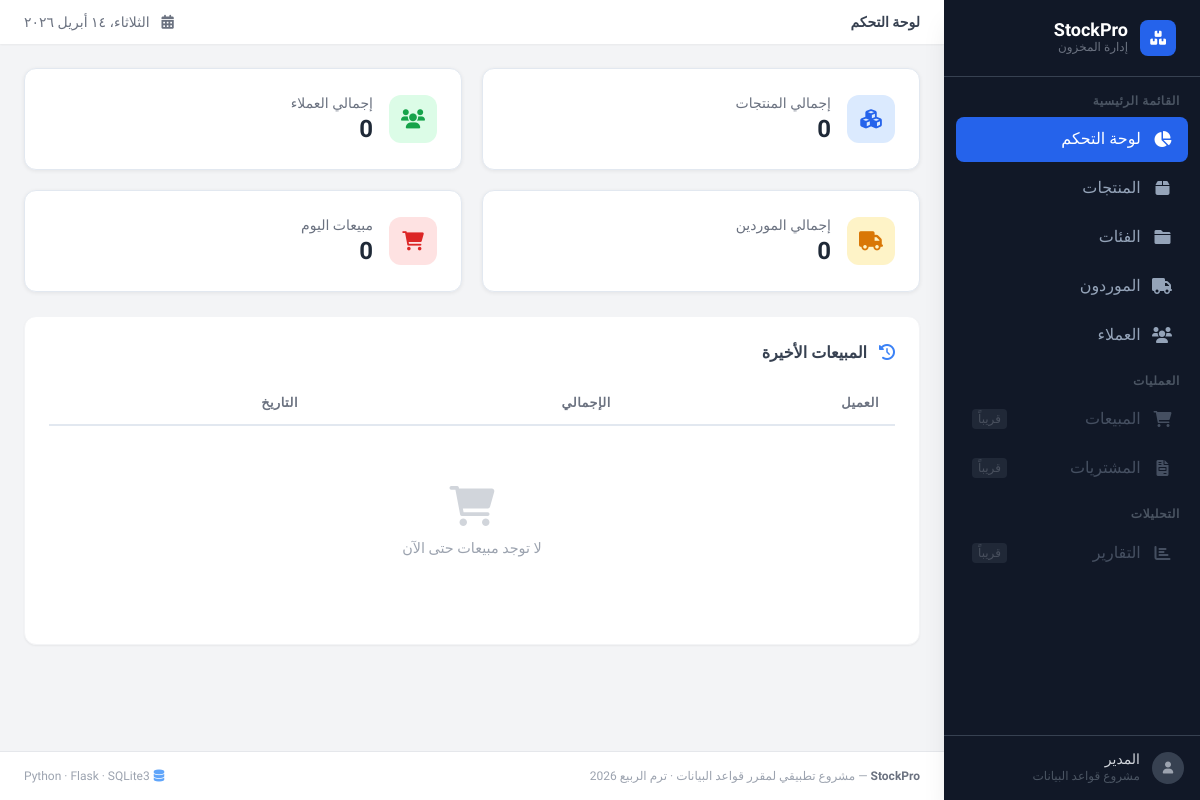
/, run on an earlier commit of the app's database.
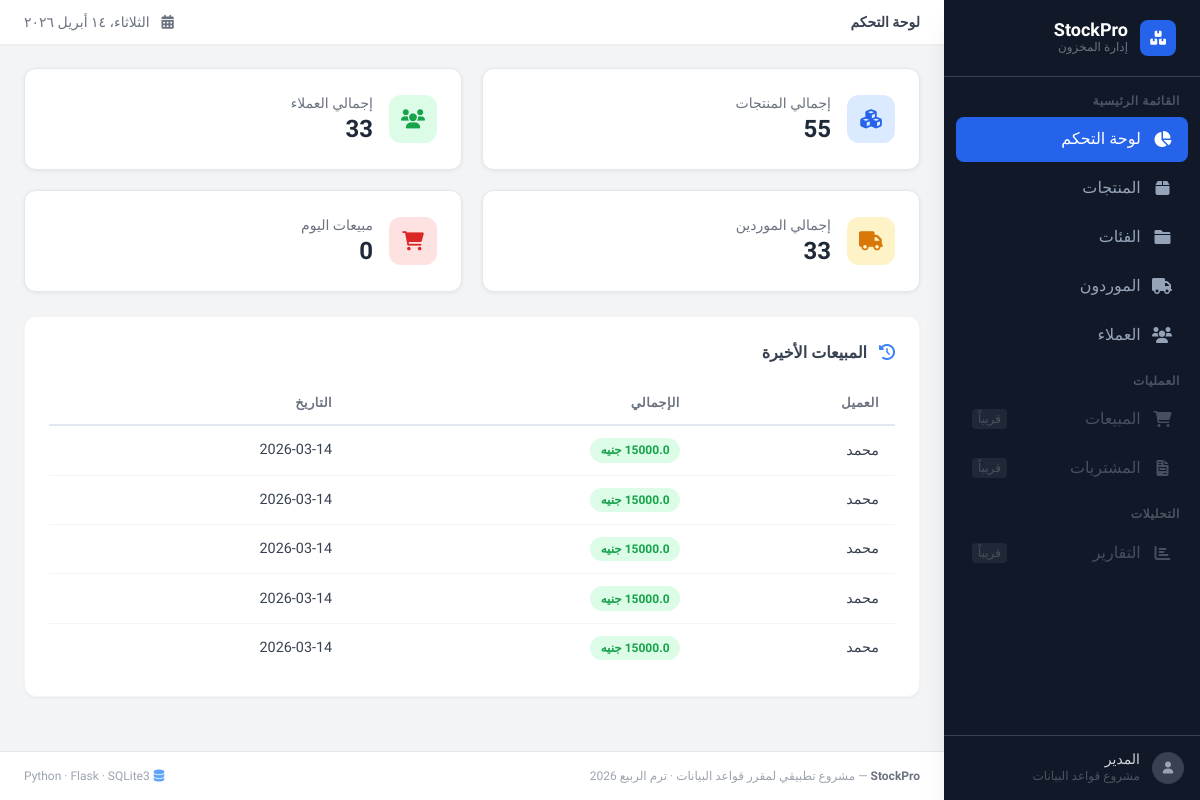
And on a later commit of the database.
### tables this page shows
CREATE TABLE sales (
    id integer primary key autoincrement,
    customer_id integer not null,
    sale_date text not null,
    total_amount real not null,
    info text,
    FOREIGN KEY (customer_id) REFERENCES customers(id)
);

CREATE TABLE customers ( --جدول العملاء
    id integer primary key autoincrement,
    name text not null,
    phone_number text,
    email text,
    address text
);

### app.py (the view)
@stokpro.route('/')
def dashboard():
    conn = get_db_connection()
    products_count = conn.execute('SELECT COUNT(*) FROM products').fetchone()[0]
    customers_count = conn.execute('SELECT COUNT(*) FROM customers').fetchone()[0]
    suppliers_count = conn.execute('SELECT COUNT(*) FROM suppliers').fetchone()[0]
    today_sales_count = conn.execute("SELECT COUNT(*) FROM sales WHERE strftime('%Y-%m-%d', sale_date) = date('now')").fetchone()[0] or 0
    recent_sales = conn.execute('''
        SELECT
            s.id,
            s.sale_date,
            s.total_amount,
            c.name as customer_name
        FROM sales s
        JOIN customers c ON s.customer_id = c.id
        ORDER BY s.sale_date DESC
        LIMIT 5
    ''').fetchall()
    conn.close()
    data = {
        'total_products': products_count,
        'total_customers': customers_count,
        'total_suppliers': suppliers_count,
        'today_sales': today_sales_count,
        'recent_sales': recent_sales
    }
    return render_template('dashboard.html', **data)

### app.py (called while the page is built)
def get_db_connection():
    conn = sqlite3.connect('database/stockpro.db')
    conn.row_factory = sqlite3.Row
    return conn

### templates/dashboard.html
{% extends "base.html" %}
{% block page_title %}لوحة التحكم{% endblock %}
{% block content %}
<div class="grid grid-cols-1 sm:grid-cols-2 xl:grid-cols-4 gap-5 mb-6">
    <div class="stat-card fade-in-up flex items-center gap-4">
        <div class="stat-icon products">
            <i class="fas fa-cubes"></i>
        </div>
        <div>
            <p class="text-sm text-gray-500 font-medium">إجمالي المنتجات</p>
            <p class="text-2xl font-bold text-gray-800">{{ total_products }}</p>
        </div>
    </div>
    <div class="stat-card fade-in-up flex items-center gap-4">
        <div class="stat-icon customers">
            <i class="fas fa-users"></i>
        </div>
        <div>
            <p class="text-sm text-gray-500 font-medium">إجمالي العملاء</p>
            <p class="text-2xl font-bold text-gray-800">{{ total_customers }}</p>
        </div>
    </div>
    <div class="stat-card fade-in-up flex items-center gap-4">
        <div class="stat-icon suppliers">
            <i class="fas fa-truck"></i>
        </div>
        <div>
            <p class="text-sm text-gray-500 font-medium">إجمالي الموردين</p>
            <p class="text-2xl font-bold text-gray-800">{{ total_suppliers }}</p>
        </div>
    </div>
    <div class="stat-card fade-in-up flex items-center gap-4">
        <div class="stat-icon sales">
            <i class="fas fa-shopping-cart"></i>
        </div>
        <div>
            <p class="text-sm text-gray-500 font-medium">مبيعات اليوم</p>
            <p class="text-2xl font-bold text-gray-800">{{ today_sales }}</p>
        </div>
    </div>
</div>
<div class="bg-white rounded-xl shadow-sm border border-gray-100 p-6">
    <h3 class="text-base font-bold text-gray-700 mb-4">
        <i class="fas fa-clock-rotate-left text-blue-500 ml-2"></i>
        المبيعات الأخيرة
    </h3>
    <div class="overflow-x-auto">
        <table class="table-auto w-full">
            <thead>
                <tr>
                    <th>العميل</th>
                    <th>الإجمالي</th>
                    <th>التاريخ</th>
                </tr>
            </thead>
            <tbody>
                {% if recent_sales %}
                    {% for sale in recent_sales %}
                    <tr>
                        <td class="font-medium">{{ sale.customer_name }}</td>
                        <td>
                            <span class="badge badge-success">{{ sale.total_amount }} جنيه</span>
                        </td>
                        <td class="text-gray-400 text-sm">{{ sale.sale_date }}</td>
                    </tr>
                    {% endfor %}
                {% else %}
                <tr>
                    <td colspan="3">
                        <div class="empty-state">
                            <i class="fas fa-shopping-cart"></i>
                            لا توجد مبيعات حتى الآن
                        </div>
                    </td>
                </tr>
                {% endif %}
            </tbody>
        </table>
    </div>
</div>
{% endblock %}

### templates/base.html (shortened to what this page needs)
<!DOCTYPE html>
<html lang="ar" dir="rtl">
<head>
    <script src="https://cdn.tailwindcss.com"></script>
    <link rel="stylesheet" href="https://cdnjs.cloudflare.com/ajax/libs/font-awesome/6.0.0/css/all.min.css">
    <link rel="stylesheet" href="{{ url_for('static', filename='style.css') }}">
</head>
<body class="bg-gray-100 min-h-screen">
<div class="flex min-h-screen">
    <aside class="w-64 bg-gray-900 flex flex-col fixed top-0 right-0 h-full z-50 shadow-xl">
        <div class="px-6 py-5 border-b border-gray-700">
            <div class="flex items-center gap-3">
                <div class="w-9 h-9 bg-blue-600 rounded-lg flex items-center justify-center">
                    <i class="fas fa-boxes text-white text-sm"></i>
                </div>
                <div>
                    <h1 class="text-white font-bold text-lg leading-none">StockPro</h1>
                    <p class="text-gray-500 text-xs">إدارة المخزون</p>
                </div>
            </div>
        </div>
        <nav class="flex-1 px-3 py-4 overflow-y-auto space-y-1">
            <p class="text-gray-600 text-xs font-semibold uppercase px-2 mb-2 tracking-wider">القائمة الرئيسية</p>
            <a href="{{ url_for('dashboard') }}"
               class="sidebar-link {% if request.endpoint == 'dashboard' %}active{% endif %}">
                <i class="fas fa-chart-pie"></i>
                <span>لوحة التحكم</span>
            </a>
            <a href="{{ url_for('productPage') }}"
               class="sidebar-link {% if request.endpoint == 'productPage' %}active{% endif %}">
                <i class="fas fa-box"></i>
                <span>المنتجات</span>
            </a>
            <a href="{{ url_for('categoriesPage') }}"
               class="sidebar-link {% if request.endpoint == 'categoriesPage' %}active{% endif %}">
                <i class="fas fa-folder"></i>
                <span>الفئات</span>
            </a>
            <a href="{{ url_for('suppliersPage') }}"
            class="sidebar-link {% if request.endpoint == 'suppliersPage' %}active{% endif %}">
                <i class="fas fa-truck"></i>
                <span>الموردون</span>
            </a>
            <a href="{{ url_for('customersPage') }}"
               class="sidebar-link {% if request.endpoint == 'customersPage' %}active{% endif %}">
                <i class="fas fa-users"></i>
                <span>العملاء</span>
            </a>
            <div class="pt-3">
                <p class="text-gray-600 text-xs font-semibold uppercase px-2 mb-2 tracking-wider">العمليات</p>
            </div>
            <a href="#" class="sidebar-link disabled">
                <i class="fas fa-shopping-cart"></i>
                <span>المبيعات</span>
                <span class="mr-auto text-xs bg-gray-700 text-gray-400 px-1.5 py-0.5 rounded">قريباً</span>
            </a>
            <a href="#" class="sidebar-link disabled">
                <i class="fas fa-file-invoice"></i>
                <span>المشتريات</span>
                <span class="mr-auto text-xs bg-gray-700 text-gray-400 px-1.5 py-0.5 rounded">قريباً</span>
            </a>
            <div class="pt-3">
                <p class="text-gray-600 text-xs font-semibold uppercase px-2 mb-2 tracking-wider">التحليلات</p>
            </div>
            <a href="#" class="sidebar-link disabled">
                <i class="fas fa-chart-bar"></i>
                <span>التقارير</span>
                <span class="mr-auto text-xs bg-gray-700 text-gray-400 px-1.5 py-0.5 rounded">قريباً</span>
            </a>
        </nav>
        <div class="px-4 py-4 border-t border-gray-700">
            <div class="flex items-center gap-3">
                <div class="w-8 h-8 bg-gray-700 rounded-full flex items-center justify-center">
                    <i class="fas fa-user text-gray-400 text-xs"></i>
                </div>
                <div>
                    <p class="text-gray-300 text-sm font-medium leading-none">المدير</p>
                    <p class="text-gray-600 text-xs mt-0.5">مشروع قواعد البيانات</p>
                </div>
            </div>
        </div>
    </aside>
    <div class="flex-1 flex flex-col mr-64">
        <header class="bg-white shadow-sm sticky top-0 z-40 px-6 py-3 flex items-center justify-between">
            <h2 class="text-gray-700 font-semibold text-sm">
                {% block page_title %}{% endblock %}
            </h2>
            <div class="flex items-center gap-3 text-gray-500 text-sm">
                <i class="fas fa-calendar-alt"></i>
                <span id="current-date"></span>
            </div>
        </header>
        <main class="flex-1 p-6">
            {% block content %}{% endblock %}
        </main>
        <footer class="bg-white border-t border-gray-200 px-6 py-4">
            <div class="flex items-center justify-between text-xs text-gray-400">
                <span>
                    <span class="font-semibold text-gray-500">StockPro</span> — مشروع تطبيقي لمقرر قواعد البيانات · ترم الربيع 2026
                </span>
                <span class="flex items-center gap-1">
                    <i class="fas fa-database text-blue-400"></i>
                    Python · Flask · SQLite3
                </span>
            </div>
        </footer>
    </div>
</div>
</body>
</html>

### static/style.css (style rules this page uses)
:root { --primary: #2563eb; --success: #10b981; --warning: #f59e0b; --danger: #ef4444; --dark: #1f2937; --transition: all 0.25s ease; }
* { font-family: 'Cairo', sans-serif; box-sizing: border-box; }
body { direction: rtl; background-color: #f1f5f9; }
.sidebar-link { display: flex; align-items: center; gap: 0.75rem; padding: 0.65rem 1rem; border-radius: 0.5rem; color: #94a3b8; font-weight: 500; text-decoration: none; transition: var(--transition); }
.sidebar-link.active { background-color: var(--primary); color: #ffffff; }
.sidebar-link.disabled { opacity: 0.4; cursor: not-allowed; pointer-events: none; }
.sidebar-link i { width: 1.2rem; text-align: center; flex-shrink: 0; }
.fade-in-up { animation: fadeInUp 0.45s ease forwards; }
.fade-in-up:nth-child(1) { animation-delay: 0.05s; }
.fade-in-up:nth-child(2) { animation-delay: 0.10s; }
.fade-in-up:nth-child(3) { animation-delay: 0.15s; }
.fade-in-up:nth-child(4) { animation-delay: 0.20s; }
.stat-card { background: #ffffff; border-radius: 0.75rem; padding: 1.5rem; box-shadow: 0 1px 4px rgb(0 0 0 / 0.07); transition: var(--transition); border: 1px solid #e2e8f0; }
.stat-icon { width: 48px; height: 48px; border-radius: 12px; display: flex; align-items: center; justify-content: center; font-size: 1.2rem; flex-shrink: 0; }
.stat-icon.products { background: #dbeafe; color: #2563eb; }
.stat-icon.customers { background: #dcfce7; color: #16a34a; }
.stat-icon.suppliers { background: #fef3c7; color: #d97706; }
.stat-icon.sales { background: #fee2e2; color: #dc2626; }
.table-auto thead tr { border-bottom: 2px solid #e2e8f0; }
.table-auto thead th { padding: 0.75rem 1rem; text-align: right; font-size: 0.8rem; font-weight: 600; color: #6b7280; text-transform: uppercase; letter-spacing: 0.04em; white-space: nowrap; }
.table-auto tbody tr { border-bottom: 1px solid #f1f5f9; transition: var(--transition); }
.table-auto tbody tr:last-child { border-bottom: none; }
.table-auto tbody td { padding: 0.75rem 1rem; color: #374151; font-size: 0.9rem; }
.badge { display: inline-flex; align-items: center; padding: 0.2rem 0.65rem; border-radius: 9999px; font-size: 0.75rem; font-weight: 600; }
.badge-success { background: #dcfce7; color: #16a34a; }

### templates/base.html (style rules this page uses)
* { font-family: 'Cairo', sans-serif; }
.sidebar-link { display: flex; align-items: center; gap: 0.75rem; padding: 0.65rem 1rem; border-radius: 0.5rem; color: #94a3b8; font-weight: 500; transition: all 0.2s; }
.sidebar-link.active { background-color: #2563eb; color: #fff; }
.sidebar-link i { width: 1.2rem; text-align: center; }
.sidebar-link.disabled { opacity: 0.4; cursor: not-allowed; pointer-events: none; }

What changed in the data, as far as the page shows it:
added sales: customer_name "محمد", total_amount "15000.0", sale_date "2026-03-14"
added sales: customer_name "محمد", total_amount "15000.0", sale_date "2026-03-14"
added sales: customer_name "محمد", total_amount "15000.0", sale_date "2026-03-14"
added sales: customer_name "محمد", total_amount "15000.0", sale_date "2026-03-14"
added sales: customer_name "محمد", total_amount "15000.0", sale_date "2026-03-14"
Also different on the page:
{{ total_products }}: "0" → "55"
{{ total_customers }}: "0" → "33"
{{ total_suppliers }}: "0" → "33"
text no longer shown: "لا توجد مبيعات حتى الآن"
